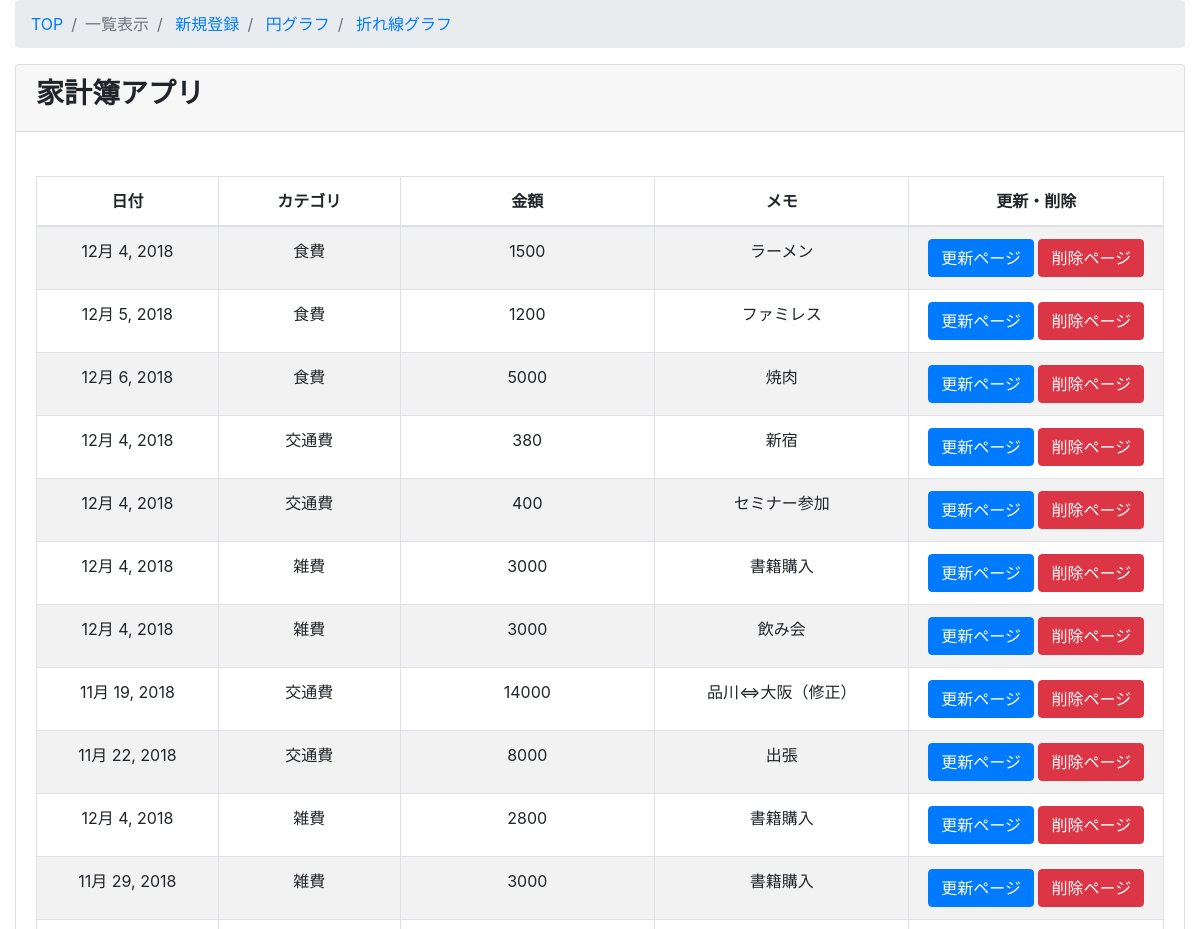
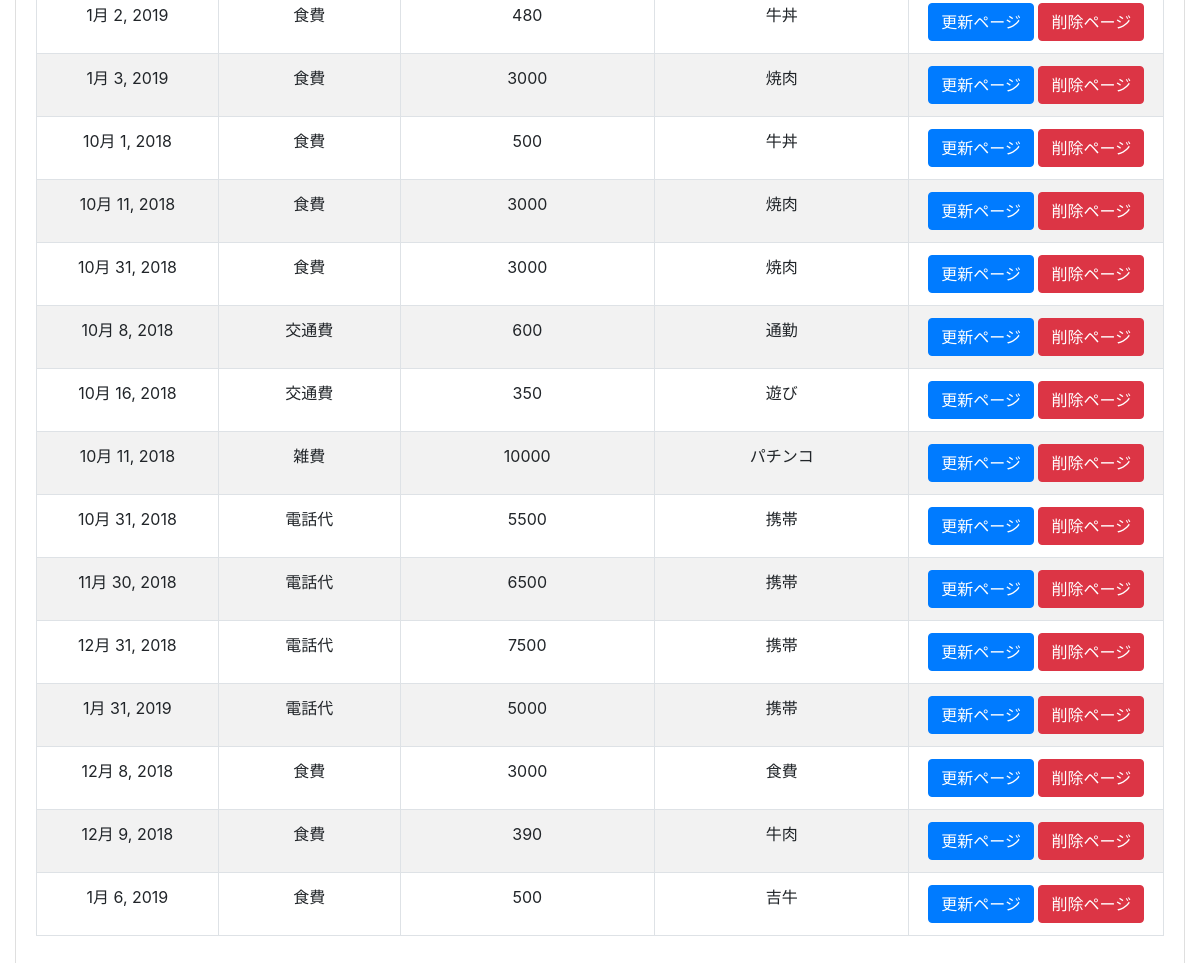
Page /kakeibo/kakeibo_list/ on the committed database (2 pictures, top to bottom).
### kakeibo/models.py (models this page shows, shortened)
class Kakeibo(models.Model):
    class Meta:
        verbose_name ="家計簿"
        verbose_name_plural ="家計簿"
    date = models.DateField("日付",default=datetime.now)
    category = models.ForeignKey(Category, on_delete = models.PROTECT, verbose_name="カテゴリ")
    money = models.IntegerField("金額", help_text="単位は日本円")
    memo = models.CharField(verbose_name="メモ", max_length=500)

class Category(models.Model):
    class Meta:
        verbose_name ="カテゴリ"
        verbose_name_plural ="カテゴリ"
    category_name = models.CharField(max_length=255,unique=True)
    def __str__(self):
        return self.category_name

### kakeibo/views.py (the view)
# urls.py: path('kakeibo_list/', views.KakeiboListView.as_view(), name='kakeibo_list'),
class KakeiboListView(ListView):
   model = Kakeibo
   template_name = 'kakeibo/kakeibo_list.html'
   def queryset(self):
       return Kakeibo.objects.all()

### kakeibo/templates/kakeibo/kakeibo_list.html
{% extends './base.html' %}
{% block content %}
  <div class="content-wrapper">
    <div class="container-fluid">
      <ol class="breadcrumb">
        <li class="breadcrumb-item">
          <a href="{% url 'kakeibo:kakeibo_list' %}">TOP</a>
        </li>
        <li class="breadcrumb-item active">一覧表示</li>
        <li class="breadcrumb-item">
          <a href="{% url 'kakeibo:kakeibo_create' %}">新規登録</a>
        </li>
        <li class="breadcrumb-item">
            <a href="{% url 'kakeibo:kakeibo_circle' %}">円グラフ</a>
          </li>
          <li class="breadcrumb-item">
            <a href="{% url 'kakeibo:kakeibo_line' %}">折れ線グラフ</a>
          </li>
      </ol>
      <div class="card mb-3">
        <div class="card-header">
           <h3><b>家計簿アプリ</b></h3></div>
        <div class="card-body">
          <table id=kakeibo_list width="100%" class="table table-striped table-bordered table-hover">
              <thead>
                <tr>
                  <th class="text-center">日付</th>
                  <th class="text-center">カテゴリ</th>
                  <th class="text-center">金額</th>
                  <th class="text-center">メモ</th>
                  <th class="text-center">更新・削除</th>
                </tr>
              </thead>
              <tbody>
                {% for item in object_list %}
                  <tr class="odd gradeX text-center">
                    <td class="text-center" width="100">{{ item.date}}</td>
                    <td class="text-center" width="100">{{ item.category }}</td>
                    <td class="text-center" width="140">{{ item.money }}</td>
                    <td class="text-center" width="140">{{ item.memo }}</td>
                    <td class="text-center" width="140">
                <a class="btn btn-primary" href="{% url 'kakeibo:kakeibo_update' item.pk %}" role="button">更新ページ</a>
                <a class="btn btn-danger" href="{% url 'kakeibo:kakeibo_delete' item.pk %}" role="button">削除ページ</a>
               </td>
                  </tr>
              {% endfor %}
              </tbody>
            </table>
       </div>
       </div>
    </div>
   </div>
{% endblock content %}

### kakeibo/templates/kakeibo/base.html (shortened to what this page needs)
<!doctype html>
<html>
<head>
  <link rel="stylesheet" href="https://maxcdn.bootstrapcdn.com/bootstrap/4.0.0-beta.2/css/bootstrap.min.css">
  <link rel="stylesheet" href="https://cdn.datatables.net/t/bs-3.3.6/jqc-1.12.0,dt-1.10.11/datatables.min.css"/>
<body>
  {% block content %}{% endblock %}
</body>
</html>

### rows in the picture
Kakeibo: date "12月 4, 2018", category "食費", money "1500", memo "ラーメン"
Kakeibo: date "12月 5, 2018", category "食費", money "1200", memo "ファミレス"
Kakeibo: date "12月 6, 2018", category "食費", money "5000", memo "焼肉"
Kakeibo: date "12月 4, 2018", category "交通費", money "380", memo "新宿"
Kakeibo: date "12月 4, 2018", category "交通費", money "400", memo "セミナー参加"
Kakeibo: date "12月 4, 2018", category "雑費", money "3000", memo "書籍購入"
Kakeibo: date "12月 4, 2018", category "雑費", money "3000", memo "飲み会"
Kakeibo: date "11月 19, 2018", category "交通費", money "14000", memo "品川⇔大阪（修正）"
Kakeibo: date "11月 22, 2018", category "交通費", money "8000", memo "出張"
Kakeibo: date "12月 4, 2018", category "雑費", money "2800", memo "書籍購入"
Kakeibo: date "11月 29, 2018", category "雑費", money "3000", memo "書籍購入"
Kakeibo: date "1月 2, 2019", category "食費", money "480", memo "牛丼"
Kakeibo: date "1月 3, 2019", category "食費", money "3000", memo "焼肉"
Kakeibo: date "10月 1, 2018", category "食費", money "500", memo "牛丼"
Kakeibo: date "10月 11, 2018", category "食費", money "3000", memo "焼肉"
Kakeibo: date "10月 31, 2018", category "食費", money "3000", memo "焼肉"
Kakeibo: date "10月 8, 2018", category "交通費", money "600", memo "通勤"
Kakeibo: date "10月 16, 2018", category "交通費", money "350", memo "遊び"
Kakeibo: date "10月 11, 2018", category "雑費", money "10000", memo "パチンコ"
Kakeibo: date "10月 31, 2018", category "電話代", money "5500", memo "携帯"
Kakeibo: date "11月 30, 2018", category "電話代", money "6500", memo "携帯"
Kakeibo: date "12月 31, 2018", category "電話代", money "7500", memo "携帯"
Kakeibo: date "1月 31, 2019", category "電話代", money "5000", memo "携帯"
Kakeibo: date "12月 8, 2018", category "食費", money "3000", memo "食費"
Kakeibo: date "12月 9, 2018", category "食費", money "390", memo "牛肉"
Kakeibo: date "1月 6, 2019", category "食費", money "500", memo "吉牛"
